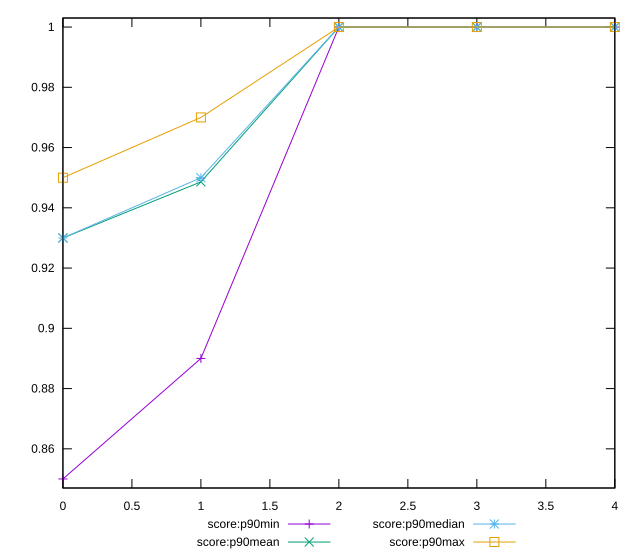

Recreate this plot in gnuplot.
reset

$scoreP90Min <<EOF
0 0.85
1 0.89
2 1
3 1
4 1
EOF

$scoreP90Mean <<EOF
0 0.9300000000000009
1 0.9486170212765959
2 1
3 1
4 1
EOF

$scoreP90Median <<EOF
0 0.93
1 0.95
2 1
3 1
4 1
EOF

$scoreP90Max <<EOF
0 0.95
1 0.97
2 1
3 1
4 1
EOF

set key outside below
set xrange [0:4]
set yrange [0.847:1.003]
set trange [0.847:1.003]
set terminal svg size 640, 560 enhanced background rgb 'white'
set output "report_00023_2021-02-20T12:14:57.249Z/mainthread-work-breakdown/progression/score.svg"

plot $scoreP90Min title "score:p90min" with linespoints, \
     $scoreP90Mean title "score:p90mean" with linespoints, \
     $scoreP90Median title "score:p90median" with linespoints, \
     $scoreP90Max title "score:p90max" with linespoints

reset
